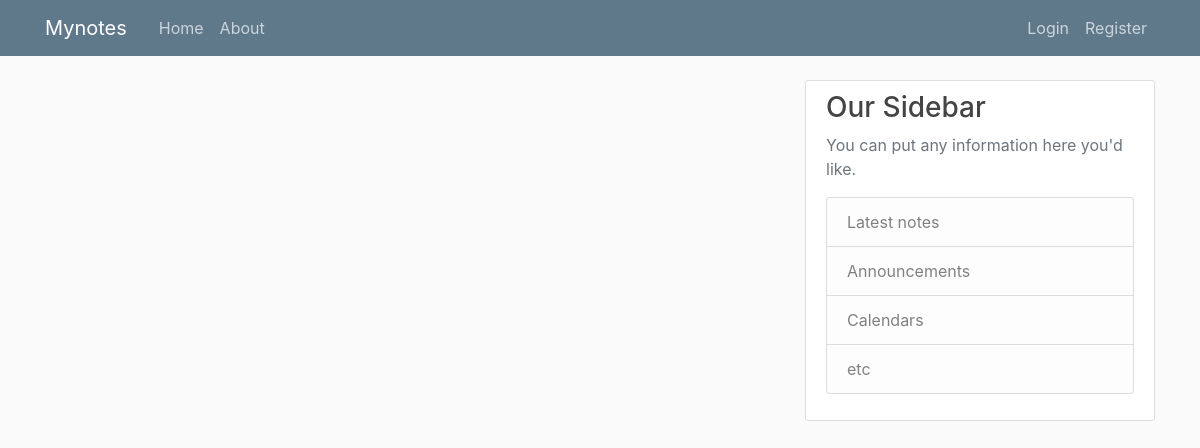
Before: / with the older database file.
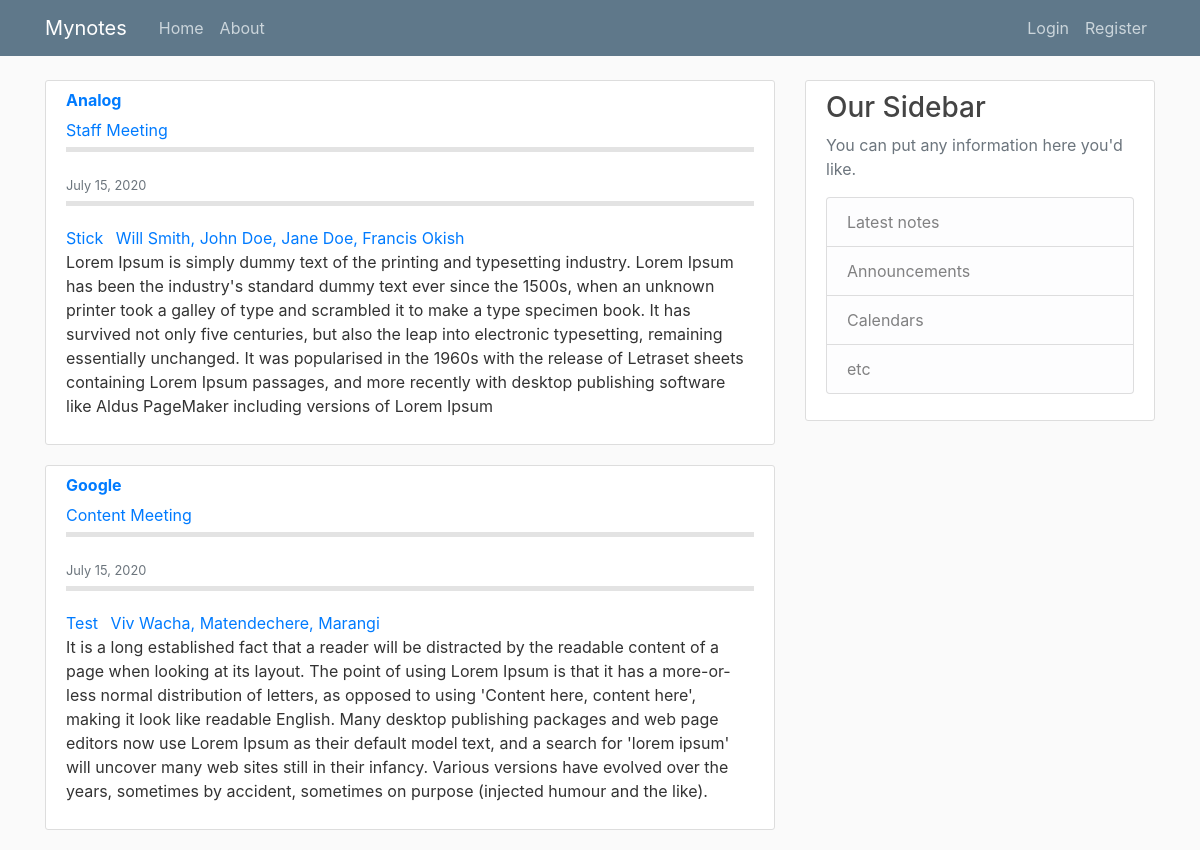
After: the same page with the newer database file.
### Mynotes/models.py (models this page shows, shortened)
class Post(models.Model):
    organization = models.CharField(max_length=100)
    agenda = models.CharField(max_length=300)
    author = models.ForeignKey(User, on_delete=models.CASCADE)
    attendance = models.TextField()
    content =  models.TextField()
    date_posted = models.DateTimeField(default=timezone.now)

### Mynotes/views.py (the view)
# urls.py: path('', views.home, name='Mynotes-home'),
def home(request):
    context = {
        'posts': Post.objects.all()
    }
    return render(request, 'Mynotes/home.html', context)

### Mynotes/templates/Mynotes/home.html (shortened to what this page needs)
{% extends "Mynotes/base.html" %}
{% block content %}
    {% for post in posts %}
        <article class="media content-section">
          <div class="media-body">
            <div class="article-metadata">
              <h6><b><a class="mr-2" href="#">{{ post.organization }}</a></b></h6>
            <div class="article-metadata">
              <a class="mr-2" href="#">{{ post.agenda }}</a>
            </div>
              <small class="text-muted">{{ post.date_posted|date:"F d, Y" }}</small>
            </div>
            <a class="mr-2" href="#">{{ post.author }}</a>
            <a class="mr-2" href="#">{{ post.attendance }}</a>
            <p class="article-content">{{ post.content }}</p>
          </div>
        </article>
    {% endfor %}
{% endblock content %}

### Mynotes/templates/Mynotes/base.html (shortened to what this page needs)
{% load static %}
<!DOCTYPE html>
<html>
<head>
    <link rel="stylesheet" href="https://maxcdn.bootstrapcdn.com/bootstrap/4.0.0/css/bootstrap.min.css">
    <link rel="stylesheet" type="text/css" href="{% static 'Mynotes/main.css' %}">
</head>
<body>
    <header class="site-header">
      <nav class="navbar navbar-expand-md navbar-dark bg-steel fixed-top">
        <div class="container">
          <a class="navbar-brand mr-4" href="{% url 'Mynotes-home' %}">Mynotes</a>
          <div class="collapse navbar-collapse" id="navbarToggle">
            <div class="navbar-nav mr-auto">
              <a class="nav-item nav-link" href="{% url 'Mynotes-home' %}">Home</a>
              <a class="nav-item nav-link" href="{% url 'Mynotes-about' %}">About</a>
            </div>
            <div class="navbar-nav">
              <a class="nav-item nav-link" href="#">Login</a>
              <a class="nav-item nav-link" href="#">Register</a>
            </div>
          </div>
        </div>
      </nav>
    </header>
    <main role="main" class="container">
      <div class="row">
        <div class="col-md-8">
          {% block content %}{% endblock %}
        </div>
        <div class="col-md-4">
          <div class="content-section">
            <h3>Our Sidebar</h3>
            <p class='text-muted'>You can put any information here you'd like.
              <ul class="list-group">
                <li class="list-group-item list-group-item-light">Latest notes</li>
                <li class="list-group-item list-group-item-light">Announcements</li>
                <li class="list-group-item list-group-item-light">Calendars</li>
                <li class="list-group-item list-group-item-light">etc</li>
              </ul>
            </p>
          </div>
        </div>
      </div>
    </main>
</body>
</html>

### Mynotes/static/Mynotes/main.css (style rules this page uses)
body { background: #fafafa; color: #333333; margin-top: 5rem; }
h1, h2, h3, h4, h5, h6 { color: #444444; }
ul { margin: 0; }
.bg-steel { background-color: #5f788a; }
.site-header .navbar-nav .nav-link { color: #cbd5db; }
.content-section { background: #ffffff; padding: 10px 20px; border: 1px solid #dddddd; border-radius: 3px; margin-bottom: 20px; }
.article-content { white-space: pre-line; }
.article-metadata { padding-bottom: 5px; margin-bottom: 20px; border-bottom: 5px solid #e3e3e3 }

Changed rows visible on the page:
added Post: organization "Analog", agenda "Staff Meeting", date_posted "July 15, 2020", author "Stick", attendance "Will Smith, John Doe, Jane Doe, Francis Okish", content "Lorem Ipsum is simply dummy text of the printing and typesetting industry. Lorem Ipsum has been the industry's standard dummy text ever since the 1500s, when an unknown printer took a galley of type and scrambled it to make a type specimen book. It has survived not only five centuries, but also the leap into electronic typesetting, remaining essentially unchanged. It was popularised in the 1960s with the release of Letraset sheets containing Lorem Ipsum passages, and more recently with desktop publishing software like Aldus PageMaker including versions of Lorem Ipsum"
added Post: organization "Google", agenda "Content Meeting", date_posted "July 15, 2020", author "Test", attendance "Viv Wacha, Matendechere, Marangi", content "It is a long established fact that a reader will be distracted by the readable content of a page when looking at its layout. The point of using Lorem Ipsum is that it has a more-or-less normal distribution of letters, as opposed to using 'Content here, content here', making it look like readable English. Many desktop publishing packages and web page editors now use Lorem Ipsum as their default model text, and a search for 'lorem ipsum' will uncover many web sites still in their infancy. Various versions have evolved over the years, sometimes by accident, sometimes on purpose (injected humour and the like)."
